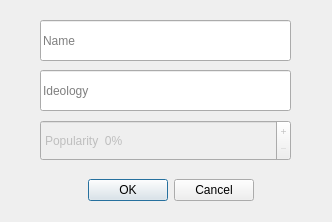
<?xml version="1.0" encoding="UTF-8"?>
<ui version="4.0">
 <class>AddPartyDialog</class>
 <widget class="QDialog" name="AddPartyDialog">
  <property name="geometry">
   <rect>
    <x>0</x>
    <y>0</y>
    <width>332</width>
    <height>222</height>
   </rect>
  </property>
  <property name="windowTitle">
   <string>Dialog</string>
  </property>
  <widget class="QDialogButtonBox" name="buttonBox">
   <property name="geometry">
    <rect>
     <x>70</x>
     <y>170</y>
     <width>201</width>
     <height>41</height>
    </rect>
   </property>
   <property name="orientation">
    <enum>Qt::Orientation::Horizontal</enum>
   </property>
   <property name="standardButtons">
    <set>QDialogButtonBox::StandardButton::Cancel|QDialogButtonBox::StandardButton::Ok</set>
   </property>
   <property name="centerButtons">
    <bool>true</bool>
   </property>
  </widget>
  <widget class="QLineEdit" name="nameEdit">
   <property name="geometry">
    <rect>
     <x>40</x>
     <y>20</y>
     <width>251</width>
     <height>41</height>
    </rect>
   </property>
   <property name="placeholderText">
    <string>Name</string>
   </property>
  </widget>
  <widget class="QLineEdit" name="ideologyEdit">
   <property name="geometry">
    <rect>
     <x>40</x>
     <y>70</y>
     <width>251</width>
     <height>41</height>
    </rect>
   </property>
   <property name="placeholderText">
    <string>Ideology</string>
   </property>
  </widget>
  <widget class="QDoubleSpinBox" name="popularitySpin">
   <property name="enabled">
    <bool>false</bool>
   </property>
   <property name="geometry">
    <rect>
     <x>40</x>
     <y>120</y>
     <width>251</width>
     <height>41</height>
    </rect>
   </property>
   <property name="autoFillBackground">
    <bool>false</bool>
   </property>
   <property name="wrapping">
    <bool>false</bool>
   </property>
   <property name="buttonSymbols">
    <enum>QAbstractSpinBox::ButtonSymbols::PlusMinus</enum>
   </property>
   <property name="accelerated">
    <bool>true</bool>
   </property>
   <property name="prefix">
    <string>Popularity  </string>
   </property>
   <property name="suffix">
    <string>%</string>
   </property>
   <property name="decimals">
    <number>0</number>
   </property>
   <property name="maximum">
    <double>100.000000000000000</double>
   </property>
   <property name="stepType">
    <enum>QAbstractSpinBox::StepType::DefaultStepType</enum>
   </property>
  </widget>
 </widget>
 <resources/>
 <connections>
  <connection>
   <sender>buttonBox</sender>
   <signal>accepted()</signal>
   <receiver>AddPartyDialog</receiver>
   <slot>accept()</slot>
   <hints>
    <hint type="sourcelabel">
     <x>248</x>
     <y>254</y>
    </hint>
    <hint type="destinationlabel">
     <x>157</x>
     <y>274</y>
    </hint>
   </hints>
  </connection>
  <connection>
   <sender>buttonBox</sender>
   <signal>rejected()</signal>
   <receiver>AddPartyDialog</receiver>
   <slot>reject()</slot>
   <hints>
    <hint type="sourcelabel">
     <x>316</x>
     <y>260</y>
    </hint>
    <hint type="destinationlabel">
     <x>286</x>
     <y>274</y>
    </hint>
   </hints>
  </connection>
 </connections>
</ui>
